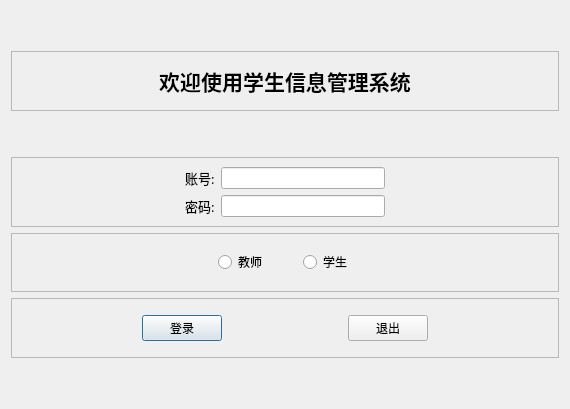
<?xml version="1.0" encoding="UTF-8"?>
<ui version="4.0">
 <class>loginWindow</class>
 <widget class="QDialog" name="loginWindow">
  <property name="geometry">
   <rect>
    <x>0</x>
    <y>0</y>
    <width>570</width>
    <height>409</height>
   </rect>
  </property>
  <property name="windowTitle">
   <string>Dialog</string>
  </property>
  <layout class="QVBoxLayout" name="verticalLayout">
   <item>
    <spacer name="verticalSpacer_2">
     <property name="orientation">
      <enum>Qt::Vertical</enum>
     </property>
     <property name="sizeType">
      <enum>QSizePolicy::Fixed</enum>
     </property>
     <property name="sizeHint" stdset="0">
      <size>
       <width>20</width>
       <height>40</height>
      </size>
     </property>
    </spacer>
   </item>
   <item>
    <widget class="QFrame" name="frame_3">
     <property name="frameShape">
      <enum>QFrame::StyledPanel</enum>
     </property>
     <property name="frameShadow">
      <enum>QFrame::Raised</enum>
     </property>
     <layout class="QHBoxLayout" name="horizontalLayout_2">
      <item>
       <spacer name="horizontalSpacer_8">
        <property name="orientation">
         <enum>Qt::Horizontal</enum>
        </property>
        <property name="sizeHint" stdset="0">
         <size>
          <width>40</width>
          <height>20</height>
         </size>
        </property>
       </spacer>
      </item>
      <item>
       <widget class="QLabel" name="label">
        <property name="font">
         <font>
          <family>Microsoft YaHei</family>
          <pointsize>16</pointsize>
          <weight>75</weight>
          <bold>true</bold>
         </font>
        </property>
        <property name="text">
         <string>欢迎使用学生信息管理系统</string>
        </property>
        <property name="alignment">
         <set>Qt::AlignCenter</set>
        </property>
       </widget>
      </item>
      <item>
       <spacer name="horizontalSpacer_9">
        <property name="orientation">
         <enum>Qt::Horizontal</enum>
        </property>
        <property name="sizeHint" stdset="0">
         <size>
          <width>40</width>
          <height>20</height>
         </size>
        </property>
       </spacer>
      </item>
     </layout>
    </widget>
   </item>
   <item>
    <spacer name="verticalSpacer_4">
     <property name="orientation">
      <enum>Qt::Vertical</enum>
     </property>
     <property name="sizeType">
      <enum>QSizePolicy::Fixed</enum>
     </property>
     <property name="sizeHint" stdset="0">
      <size>
       <width>20</width>
       <height>40</height>
      </size>
     </property>
    </spacer>
   </item>
   <item>
    <widget class="QFrame" name="frame">
     <property name="frameShape">
      <enum>QFrame::StyledPanel</enum>
     </property>
     <property name="frameShadow">
      <enum>QFrame::Raised</enum>
     </property>
     <layout class="QGridLayout" name="gridLayout">
      <item row="3" column="2">
       <widget class="QLabel" name="label_3">
        <property name="font">
         <font>
          <family>Microsoft YaHei</family>
          <pointsize>10</pointsize>
         </font>
        </property>
        <property name="text">
         <string>密码:</string>
        </property>
       </widget>
      </item>
      <item row="1" column="0">
       <spacer name="horizontalSpacer">
        <property name="orientation">
         <enum>Qt::Horizontal</enum>
        </property>
        <property name="sizeHint" stdset="0">
         <size>
          <width>50</width>
          <height>20</height>
         </size>
        </property>
       </spacer>
      </item>
      <item row="3" column="4">
       <spacer name="horizontalSpacer_4">
        <property name="orientation">
         <enum>Qt::Horizontal</enum>
        </property>
        <property name="sizeHint" stdset="0">
         <size>
          <width>40</width>
          <height>20</height>
         </size>
        </property>
       </spacer>
      </item>
      <item row="1" column="3">
       <widget class="QLineEdit" name="text_accout"/>
      </item>
      <item row="3" column="3">
       <widget class="QLineEdit" name="text_password">
        <property name="echoMode">
         <enum>QLineEdit::Password</enum>
        </property>
       </widget>
      </item>
      <item row="1" column="2">
       <widget class="QLabel" name="label_2">
        <property name="font">
         <font>
          <family>Microsoft YaHei</family>
          <pointsize>10</pointsize>
         </font>
        </property>
        <property name="text">
         <string>账号:</string>
        </property>
       </widget>
      </item>
      <item row="1" column="4">
       <spacer name="horizontalSpacer_3">
        <property name="orientation">
         <enum>Qt::Horizontal</enum>
        </property>
        <property name="sizeHint" stdset="0">
         <size>
          <width>40</width>
          <height>20</height>
         </size>
        </property>
       </spacer>
      </item>
      <item row="3" column="0">
       <spacer name="horizontalSpacer_2">
        <property name="orientation">
         <enum>Qt::Horizontal</enum>
        </property>
        <property name="sizeHint" stdset="0">
         <size>
          <width>40</width>
          <height>20</height>
         </size>
        </property>
       </spacer>
      </item>
     </layout>
    </widget>
   </item>
   <item>
    <widget class="QFrame" name="frame_4">
     <property name="sizePolicy">
      <sizepolicy hsizetype="Preferred" vsizetype="Preferred">
       <horstretch>0</horstretch>
       <verstretch>0</verstretch>
      </sizepolicy>
     </property>
     <property name="frameShape">
      <enum>QFrame::StyledPanel</enum>
     </property>
     <property name="frameShadow">
      <enum>QFrame::Raised</enum>
     </property>
     <layout class="QHBoxLayout" name="horizontalLayout_3">
      <item>
       <spacer name="horizontalSpacer_10">
        <property name="orientation">
         <enum>Qt::Horizontal</enum>
        </property>
        <property name="sizeHint" stdset="0">
         <size>
          <width>40</width>
          <height>20</height>
         </size>
        </property>
       </spacer>
      </item>
      <item>
       <spacer name="horizontalSpacer_13">
        <property name="orientation">
         <enum>Qt::Horizontal</enum>
        </property>
        <property name="sizeHint" stdset="0">
         <size>
          <width>40</width>
          <height>20</height>
         </size>
        </property>
       </spacer>
      </item>
      <item>
       <widget class="QRadioButton" name="radio_teacher">
        <property name="text">
         <string>教师</string>
        </property>
       </widget>
      </item>
      <item>
       <spacer name="horizontalSpacer_12">
        <property name="orientation">
         <enum>Qt::Horizontal</enum>
        </property>
        <property name="sizeType">
         <enum>QSizePolicy::Fixed</enum>
        </property>
        <property name="sizeHint" stdset="0">
         <size>
          <width>30</width>
          <height>20</height>
         </size>
        </property>
       </spacer>
      </item>
      <item>
       <widget class="QRadioButton" name="radio_student">
        <property name="sizePolicy">
         <sizepolicy hsizetype="Minimum" vsizetype="Fixed">
          <horstretch>0</horstretch>
          <verstretch>0</verstretch>
         </sizepolicy>
        </property>
        <property name="text">
         <string>学生</string>
        </property>
       </widget>
      </item>
      <item>
       <spacer name="horizontalSpacer_14">
        <property name="orientation">
         <enum>Qt::Horizontal</enum>
        </property>
        <property name="sizeHint" stdset="0">
         <size>
          <width>40</width>
          <height>20</height>
         </size>
        </property>
       </spacer>
      </item>
      <item>
       <spacer name="horizontalSpacer_11">
        <property name="orientation">
         <enum>Qt::Horizontal</enum>
        </property>
        <property name="sizeHint" stdset="0">
         <size>
          <width>40</width>
          <height>20</height>
         </size>
        </property>
       </spacer>
      </item>
     </layout>
    </widget>
   </item>
   <item>
    <widget class="QFrame" name="frame_2">
     <property name="frameShape">
      <enum>QFrame::StyledPanel</enum>
     </property>
     <property name="frameShadow">
      <enum>QFrame::Raised</enum>
     </property>
     <layout class="QHBoxLayout" name="horizontalLayout">
      <item>
       <spacer name="horizontalSpacer_5">
        <property name="orientation">
         <enum>Qt::Horizontal</enum>
        </property>
        <property name="sizeHint" stdset="0">
         <size>
          <width>40</width>
          <height>20</height>
         </size>
        </property>
       </spacer>
      </item>
      <item>
       <widget class="QPushButton" name="btn_login">
        <property name="text">
         <string>登录</string>
        </property>
       </widget>
      </item>
      <item>
       <spacer name="horizontalSpacer_7">
        <property name="orientation">
         <enum>Qt::Horizontal</enum>
        </property>
        <property name="sizeHint" stdset="0">
         <size>
          <width>40</width>
          <height>20</height>
         </size>
        </property>
       </spacer>
      </item>
      <item>
       <widget class="QPushButton" name="btn_exit">
        <property name="text">
         <string>退出</string>
        </property>
       </widget>
      </item>
      <item>
       <spacer name="horizontalSpacer_6">
        <property name="orientation">
         <enum>Qt::Horizontal</enum>
        </property>
        <property name="sizeHint" stdset="0">
         <size>
          <width>40</width>
          <height>20</height>
         </size>
        </property>
       </spacer>
      </item>
     </layout>
    </widget>
   </item>
   <item>
    <spacer name="verticalSpacer">
     <property name="orientation">
      <enum>Qt::Vertical</enum>
     </property>
     <property name="sizeType">
      <enum>QSizePolicy::Fixed</enum>
     </property>
     <property name="sizeHint" stdset="0">
      <size>
       <width>20</width>
       <height>40</height>
      </size>
     </property>
    </spacer>
   </item>
  </layout>
 </widget>
 <resources/>
 <connections/>
</ui>
